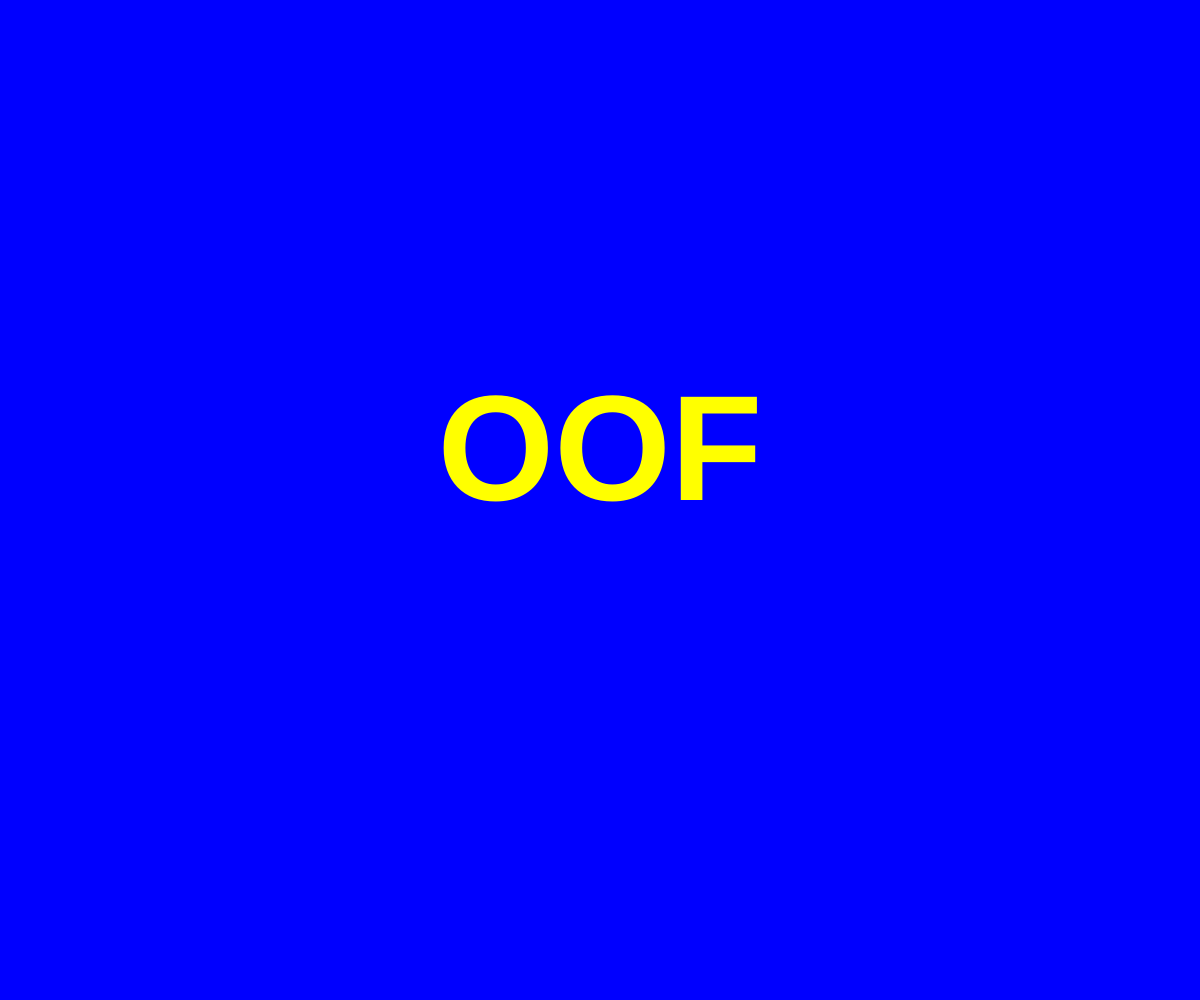
Frame 1 (no input)
Frame 60 (no input): identical to frame 1, image omitted
Frame 120 (the mouse pressed at the canvas centre since frame 60): identical to frame 1, image omitted

The p5.js sketch that drew this single still picture (run headless with seeded random() and noise() and a simulated clock; from frame 60 on, the mouse is pressed at the canvas centre):

// p5.js sketch
// ── sketch.js
function setup() {
  createCanvas(windowWidth, windowHeight);
}

function draw() {
  background(0, 0, 255);
  fill(255, 255, 0);
  textAlign(CENTER);
  textSize(150);
  textStyle(BOLD);
  text("OOF", width / 2, height / 2);
}
